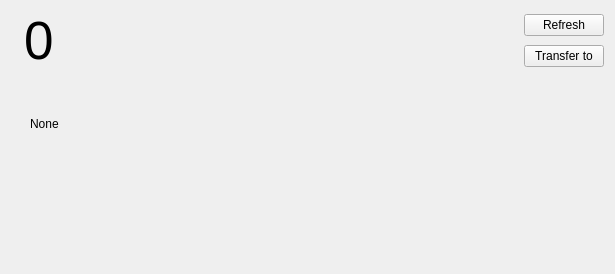
<?xml version="1.0" encoding="UTF-8"?>
<ui version="4.0">
 <class>AccountWidget</class>
 <widget class="QWidget" name="AccountWidget">
  <property name="geometry">
   <rect>
    <x>0</x>
    <y>0</y>
    <width>615</width>
    <height>274</height>
   </rect>
  </property>
  <property name="contextMenuPolicy">
   <enum>Qt::CustomContextMenu</enum>
  </property>
  <property name="windowTitle">
   <string>Account</string>
  </property>
  <layout class="QVBoxLayout" name="verticalLayout_2">
   <item>
    <layout class="QHBoxLayout" name="horizontalLayout">
     <item>
      <widget class="QLabel" name="QRCodeAddressLabel">
       <property name="maximumSize">
        <size>
         <width>100</width>
         <height>100</height>
        </size>
       </property>
       <property name="baseSize">
        <size>
         <width>200</width>
         <height>0</height>
        </size>
       </property>
       <property name="text">
        <string/>
       </property>
       <property name="pixmap">
        <pixmap resource="../../icons/tikka.slots.pyqt.resources.icons.index.qrc">:/images/safe</pixmap>
       </property>
       <property name="scaledContents">
        <bool>true</bool>
       </property>
      </widget>
     </item>
     <item>
      <widget class="QLabel" name="balanceLabel">
       <property name="font">
        <font>
         <pointsize>40</pointsize>
        </font>
       </property>
       <property name="text">
        <string>0</string>
       </property>
      </widget>
     </item>
     <item>
      <spacer name="horizontalSpacer">
       <property name="orientation">
        <enum>Qt::Horizontal</enum>
       </property>
       <property name="sizeHint" stdset="0">
        <size>
         <width>40</width>
         <height>20</height>
        </size>
       </property>
      </spacer>
     </item>
     <item>
      <layout class="QVBoxLayout" name="verticalLayout">
       <item alignment="Qt::AlignLeft">
        <widget class="QPushButton" name="refreshButton">
         <property name="sizePolicy">
          <sizepolicy hsizetype="Fixed" vsizetype="Fixed">
           <horstretch>0</horstretch>
           <verstretch>0</verstretch>
          </sizepolicy>
         </property>
         <property name="text">
          <string>Refresh</string>
         </property>
         <property name="icon">
          <iconset resource="../../icons/tikka.slots.pyqt.resources.icons.index.qrc">
           <normaloff>:/icons/refresh_icon</normaloff>:/icons/refresh_icon</iconset>
         </property>
        </widget>
       </item>
       <item>
        <widget class="QPushButton" name="transferToButton">
         <property name="text">
          <string>Transfer to</string>
         </property>
         <property name="icon">
          <iconset resource="../../icons/tikka.slots.pyqt.resources.icons.index.qrc">
           <normaloff>:/icons/money-recive-svgrepo-com.svg</normaloff>:/icons/money-recive-svgrepo-com.svg</iconset>
         </property>
         <property name="iconSize">
          <size>
           <width>32</width>
           <height>32</height>
          </size>
         </property>
        </widget>
       </item>
      </layout>
     </item>
    </layout>
   </item>
   <item>
    <layout class="QFormLayout" name="formLayout_2">
     <property name="leftMargin">
      <number>6</number>
     </property>
     <property name="rightMargin">
      <number>0</number>
     </property>
     <item row="1" column="0">
      <widget class="QLabel" name="lockStatusIcon">
       <property name="maximumSize">
        <size>
         <width>16</width>
         <height>16</height>
        </size>
       </property>
       <property name="text">
        <string/>
       </property>
       <property name="pixmap">
        <pixmap>:/images/locked_cartoon_400x400.png</pixmap>
       </property>
       <property name="scaledContents">
        <bool>true</bool>
       </property>
       <property name="margin">
        <number>0</number>
       </property>
      </widget>
     </item>
     <item row="1" column="1">
      <widget class="QLabel" name="addressValueLabel">
       <property name="text">
        <string/>
       </property>
       <property name="textInteractionFlags">
        <set>Qt::LinksAccessibleByMouse|Qt::TextSelectableByKeyboard|Qt::TextSelectableByMouse</set>
       </property>
      </widget>
     </item>
     <item row="2" column="0">
      <widget class="QLabel" name="identityLabel">
       <property name="maximumSize">
        <size>
         <width>16</width>
         <height>20</height>
        </size>
       </property>
       <property name="font">
        <font>
         <weight>75</weight>
         <bold>true</bold>
        </font>
       </property>
       <property name="text">
        <string/>
       </property>
       <property name="pixmap">
        <pixmap resource="../../icons/tikka.slots.pyqt.resources.icons.index.qrc">:/icons/member_icon</pixmap>
       </property>
       <property name="scaledContents">
        <bool>true</bool>
       </property>
      </widget>
     </item>
     <item row="2" column="1">
      <widget class="QLabel" name="identityValueLabel">
       <property name="text">
        <string>None</string>
       </property>
      </widget>
     </item>
     <item row="0" column="1">
      <widget class="QLabel" name="nameLabel">
       <property name="text">
        <string/>
       </property>
      </widget>
     </item>
     <item row="3" column="0">
      <widget class="QLabel" name="derivationIconLabel">
       <property name="sizePolicy">
        <sizepolicy hsizetype="Fixed" vsizetype="Fixed">
         <horstretch>0</horstretch>
         <verstretch>0</verstretch>
        </sizepolicy>
       </property>
       <property name="maximumSize">
        <size>
         <width>16</width>
         <height>20</height>
        </size>
       </property>
       <property name="text">
        <string/>
       </property>
       <property name="pixmap">
        <pixmap resource="../../icons/tikka.slots.pyqt.resources.icons.index.qrc">:/icons/wot_icon</pixmap>
       </property>
       <property name="scaledContents">
        <bool>true</bool>
       </property>
      </widget>
     </item>
     <item row="3" column="1">
      <widget class="QLabel" name="derivationValueLabel">
       <property name="text">
        <string/>
       </property>
      </widget>
     </item>
    </layout>
   </item>
   <item>
    <spacer name="verticalSpacer">
     <property name="orientation">
      <enum>Qt::Vertical</enum>
     </property>
     <property name="sizeHint" stdset="0">
      <size>
       <width>20</width>
       <height>40</height>
      </size>
     </property>
    </spacer>
   </item>
  </layout>
 </widget>
 <resources>
  <include location="../../icons/tikka.slots.pyqt.resources.icons.index.qrc"/>
 </resources>
 <connections/>
</ui>
